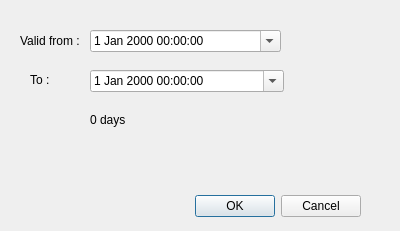
<?xml version="1.0" encoding="UTF-8"?>
<ui version="4.0">
 <class>DialogCertDate</class>
 <widget class="QDialog" name="DialogCertDate">
  <property name="geometry">
   <rect>
    <x>0</x>
    <y>0</y>
    <width>400</width>
    <height>231</height>
   </rect>
  </property>
  <property name="windowTitle">
   <string>Dialog</string>
  </property>
  <widget class="QDialogButtonBox" name="buttonBox">
   <property name="geometry">
    <rect>
     <x>20</x>
     <y>190</y>
     <width>341</width>
     <height>32</height>
    </rect>
   </property>
   <property name="orientation">
    <enum>Qt::Horizontal</enum>
   </property>
   <property name="standardButtons">
    <set>QDialogButtonBox::Cancel|QDialogButtonBox::Ok</set>
   </property>
  </widget>
  <widget class="QDateTimeEdit" name="dateTimeEditStartDate">
   <property name="geometry">
    <rect>
     <x>90</x>
     <y>30</y>
     <width>191</width>
     <height>22</height>
    </rect>
   </property>
   <property name="calendarPopup">
    <bool>true</bool>
   </property>
  </widget>
  <widget class="QLabel" name="labelStartDate">
   <property name="geometry">
    <rect>
     <x>20</x>
     <y>30</y>
     <width>61</width>
     <height>21</height>
    </rect>
   </property>
   <property name="text">
    <string>Valid from : </string>
   </property>
  </widget>
  <widget class="QLabel" name="labelEndValid">
   <property name="geometry">
    <rect>
     <x>30</x>
     <y>70</y>
     <width>47</width>
     <height>20</height>
    </rect>
   </property>
   <property name="text">
    <string>To :</string>
   </property>
  </widget>
  <widget class="QDateTimeEdit" name="dateTimeEditEndValid">
   <property name="geometry">
    <rect>
     <x>90</x>
     <y>70</y>
     <width>194</width>
     <height>22</height>
    </rect>
   </property>
   <property name="calendarPopup">
    <bool>true</bool>
   </property>
  </widget>
  <widget class="QLabel" name="labelDuration">
   <property name="geometry">
    <rect>
     <x>90</x>
     <y>110</y>
     <width>191</width>
     <height>20</height>
    </rect>
   </property>
   <property name="cursor">
    <cursorShape>CrossCursor</cursorShape>
   </property>
   <property name="layoutDirection">
    <enum>Qt::LeftToRight</enum>
   </property>
   <property name="text">
    <string>0 days</string>
   </property>
  </widget>
 </widget>
 <resources/>
 <connections>
  <connection>
   <sender>buttonBox</sender>
   <signal>accepted()</signal>
   <receiver>DialogCertDate</receiver>
   <slot>accept()</slot>
   <hints>
    <hint type="sourcelabel">
     <x>248</x>
     <y>254</y>
    </hint>
    <hint type="destinationlabel">
     <x>157</x>
     <y>274</y>
    </hint>
   </hints>
  </connection>
  <connection>
   <sender>buttonBox</sender>
   <signal>rejected()</signal>
   <receiver>DialogCertDate</receiver>
   <slot>reject()</slot>
   <hints>
    <hint type="sourcelabel">
     <x>316</x>
     <y>260</y>
    </hint>
    <hint type="destinationlabel">
     <x>286</x>
     <y>274</y>
    </hint>
   </hints>
  </connection>
 </connections>
</ui>
